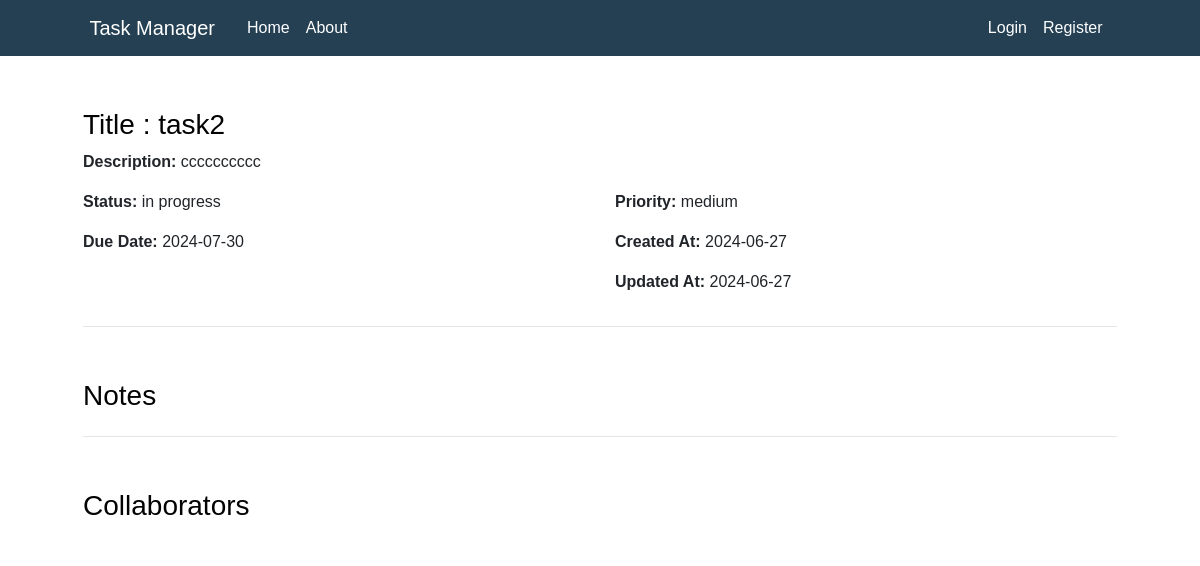
Before: /task/5 with the older database file.
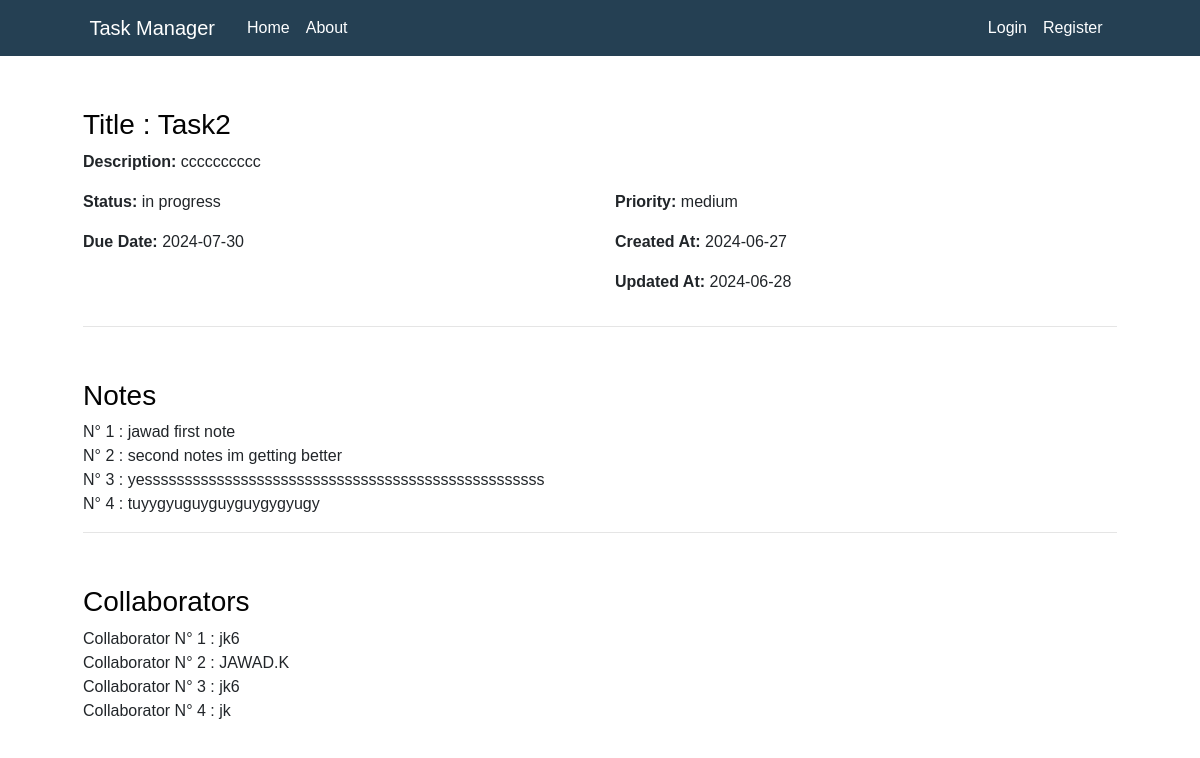
After: the same page with the newer database file.
### TaskManager/models.py (models this page shows, shortened)
class Task(db.Model):
    id = db.Column(db.Integer, primary_key=True)
    user_id = db.Column(db.Integer, db.ForeignKey('user.id'), nullable=False)
    title = db.Column(db.String(255), nullable=False)
    description = db.Column(db.Text)
    status = db.Column(db.Enum('in progress', 'completed', 'pending'), default='in progress')
    priority = db.Column(db.Enum('low', 'medium', 'high'), default='medium')
    due_date = db.Column(db.DateTime)
    created_at = db.Column(db.DateTime, default=datetime.utcnow)
    updated_at = db.Column(db.DateTime, default=datetime.utcnow, onupdate=datetime.utcnow)
    notes = db.relationship('Note', backref='task', lazy=True)
    task_collaborators = db.relationship('TaskCollaborator', backref='task', lazy=True)

class Note(db.Model):
    id = db.Column(db.Integer, primary_key=True)
    task_id = db.Column(db.Integer, db.ForeignKey('task.id'), nullable=False)
    content = db.Column(db.Text, nullable=False)
    created_at = db.Column(db.DateTime, default=datetime.utcnow)
    updated_at = db.Column(db.DateTime, default=datetime.utcnow, onupdate=datetime.utcnow)

class TaskCollaborator(db.Model):
    id = db.Column(db.Integer, primary_key=True)
    task_id = db.Column(db.Integer, db.ForeignKey('task.id'), nullable=False)
    user_id = db.Column(db.Integer, db.ForeignKey('user.id'), nullable=False)

class User(db.Model, UserMixin):
    id = db.Column(db.Integer, primary_key=True)
    username = db.Column(db.String(50), unique=True, nullable=False)
    email = db.Column(db.String(100), unique=True, nullable=False)
    password = db.Column(db.String(255), nullable=False)
    date_joined = db.Column(db.DateTime, default=datetime.now)
    last_login = db.Column(db.DateTime)
    tasks = db.relationship('Task', backref='user', lazy=True)
    task_collaborators = db.relationship('TaskCollaborator', backref='user', lazy=True)

### TaskManager/routes.py (the view)
@app.route("/task/<int:task_id>")
def task(task_id):
    task = Task.query.get_or_404(task_id)
    return render_template('task.html', title=task.title, task=task)

### TaskManager/templates/task.html
{% extends "layout.html" %}
{% block content %}
<div class="content-section">
    <h3>Title : {{ task.title }}</h3>
    <div class="row">
        <div class="col-md-12">
            <p><strong>Description:</strong> {{ task.description }}</p>
        </div>
    </div>
    <div class="row">
        <div class="col-md-6">
            <p><strong>Status:</strong> {{ task.status }}</p>
        </div>
        <div class="col-md-6">
            <p><strong>Priority:</strong> {{ task.priority }}</p>
        </div>
    </div>
    <div class="row">
        <div class="col-md-6">
            <p><strong>Due Date:</strong> {{ task.due_date.strftime('%Y-%m-%d') }}</p>
        </div>
        <div class="col-md-6">
            <p><strong>Created At:</strong> {{ task.created_at.strftime('%Y-%m-%d') }}</p>
        </div>
    </div>
    <div class="row">
        <div class="col-md-6">
        </div>
        <div class="col-md-6">
            <p><strong>Updated At:</strong> {{ task.updated_at.strftime('%Y-%m-%d') }}</p>
        </div>
    </div>
    <hr>
</div>
    <div class="content-section">
        <h3>Notes</h3>
        <ul class="list-group">
            {% for note in task.notes %}
            <span class="note-content"> N° {{ note.id }} : {{ note.content }}</span>
            {% endfor %}
        </ul>
        <hr>
    </div>
    <div class="content-section">
        <h3>Collaborators</h3>
        <ul class="list-group">
            {% for collaborator in task.task_collaborators %}
                <span class="note-content">Collaborator N° {{ collaborator.id }} : {{ collaborator.user.username }}</span>
            {% endfor %}
        </ul>
    </div>
{% endblock content %}

### TaskManager/templates/layout.html (shortened to what this page needs)
<!DOCTYPE html>
<html>
<head>
    <link rel="stylesheet" href="https://maxcdn.bootstrapcdn.com/bootstrap/4.0.0/css/bootstrap.min.css">
    <link rel="stylesheet" type="text/css" href="{{ url_for('static', filename='main.css') }}">
</head>
<body>
    <header class="site-header">
      <nav class="navbar navbar-expand-md navbar-dark bg-steel fixed-top">
        <div class="container">
          <a class="navbar-brand mr-4" href="/">Task Manager</a>
          <div class="collapse navbar-collapse" id="navbarToggle">
            <div class="navbar-nav mr-auto">
              <a class="nav-item nav-link" href="{{ url_for('home') }}">Home</a>
              <a class="nav-item nav-link" href="{{ url_for('about') }}">About</a>
            </div>
            <div class="navbar-nav">
              {% if current_user.is_authenticated %}
                <a class="nav-item nav-link" href="{{ url_for('all_tasks') }}"> All Tasks </a>
                <a class="nav-item nav-link" href="{{ url_for('new_task') }}">New Task</a>
                <a class="nav-item nav-link" href="{{ url_for('account') }}">{{ current_user.username }}'s Account</a>
                <a class="nav-item nav-link" href="{{ url_for('logout') }}">Logout</a>
              {% else %}
                <a class="nav-item nav-link" href="{{ url_for('login') }}">Login</a>
                <a class="nav-item nav-link" href="{{ url_for('register') }}">Register</a>
              {% endif %}
            </div>
          </div>
        </div>
      </nav>
    </header>
    <main role="main" class="container">
      <div class="row">
        <div class="col-md-12">
          {% block content %}{% endblock %}
        </div>
      </div>
    </main>
  </body>
</html>

### TaskManager/static/main.css (style rules this page uses)
body { width: 100%; height: 100vh; font-family: Arial, sans-serif; background-image: url('my-main.jpg'); background-position: center; background-size: cover; position: relative; margin-top: 5rem; }
h1, h2, h3, h4, h5, h6 { color: #030303; }
.bg-steel { background-color: #254053; color: #ffffff; }
.container { width: 90%; max-width: 1200px; margin: 0 auto; }
.content-section { background: #ffffff; padding: 8px; border-radius: 2px; margin-top: 20px; }
.site-header .navbar-nav .nav-link { color: #fdfeff; }
.note-content { font-size: 1rem; font-weight: normal; }

Changed rows visible on the page:
changed Task "cccccccccc": title "task2" → "Task2"; updated_at "2024-06-27" → "2024-06-28"
added Note: id "1", content "jawad first note"
added Note: id "2", content "second notes im getting better"
added Note: id "3", content "yessssssssssssssssssssssssssssssssssssssssssssssssss"
added Note: id "4", content "tuyygyuguyguyguygygyugy"
added TaskCollaborator: id "1", user.username "jk6"
added TaskCollaborator: id "2", user.username "JAWAD.K"
added TaskCollaborator: id "3", user.username "jk6"
added TaskCollaborator: id "4", user.username "jk"
